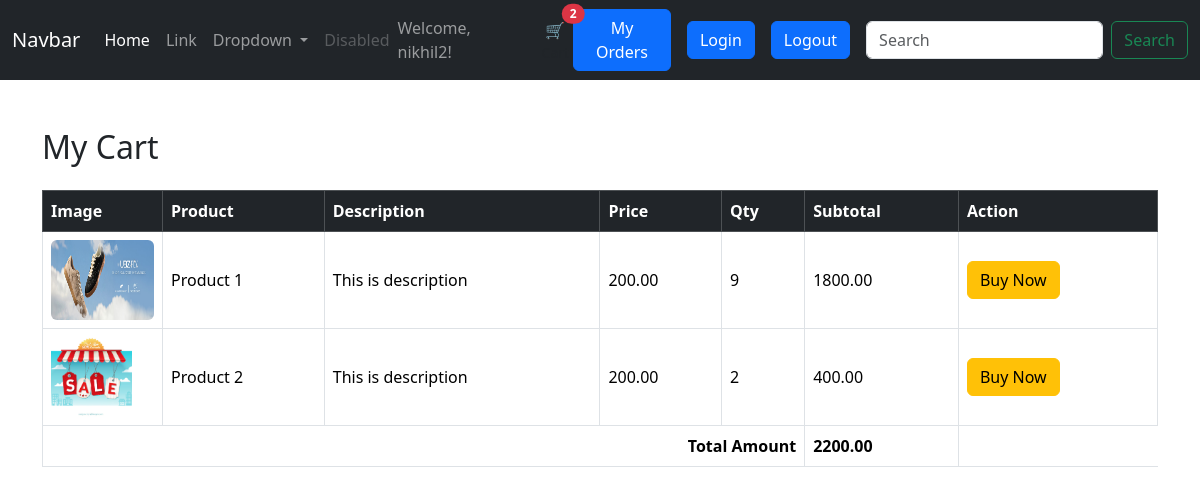
Page /showcartitems/ (signed in) on the committed database.
### myapp/models.py (models this page shows, shortened)
class CartItems(models.Model):
    cart = models.ForeignKey(UserCart , on_delete = models.CASCADE)
    product = models.ForeignKey(Products , on_delete = models.CASCADE)
    quantity = models.IntegerField(default = 1)

class Products(models.Model):
    user = models.ForeignKey('auth.User', on_delete = models.CASCADE)
    product_name = models.CharField(max_length = 200)
    descriotion = models.TextField()
    qty = models.IntegerField(default = 1)
    product_image = models.ImageField(upload_to = 'product_images/', blank = True , null = True)
    price = models.DecimalField(max_digits = 10 , decimal_places =2)
    crated_at = models.DateTimeField(auto_now_add = True)

### myapp/views.py (the view)
# urls.py: path('showcartitems/',ShowCartItemsView , name = "showcartitems"),
@csrf_exempt
def ShowCartItemsView(request):
    if request.user.is_authenticated:
        cartis , created = UserCart.objects.get_or_create(user = request.user)
        cartitemis = CartItems.objects.filter(cart = cartis.id)
        total_price = Decimal("0.00")
        for item in cartitemis:
            item.item_total_price = item.quantity * item.product.price
            total_price += item.item_total_price
        context ={
            'cartitemsdata':cartitemis,
            'total_price':total_price
        }
        return render(request , 'pages/showcartitems.html',context)

### myapp/templates/pages/showcartitems.html (shortened to what this page needs)
{% extends 'base.html' %}
{% load static %}
{% block content %}
<div class="container mt-5">
    <h2 class="mb-4">My Cart</h2>
    {% if cartitemsdata %}
    <div class="table-responsive">
    <table class="table table-bordered align-middle" id="cartTable">
        <thead class="table-dark">
            <tr>
                <th>Image</th>
                <th>Product</th>
                <th>Description</th>
                <th>Price</th>
                <th>Qty</th>
                <th>Subtotal</th>
                <th>Action</th>
            </tr>
        </thead>
        <tbody>
            {% for item in cartitemsdata %}
            <tr>
                <td width="120">
                    {% if item.product.product_image %}
                        <img src="{{ item.product.product_image.url }}"
                             class="img-fluid rounded"
                             style="height:80px;">
                    {% else %}
                        No Image
                    {% endif %}
                </td>
                <td>{{ item.product.product_name }}</td>
                <td>{{ item.product.descriotion|truncatechars:100 }}</td>
                <td class="price">
                    {{ item.product.price }}
                </td>
                <td class="qty">
                    {{ item.quantity }}
                </td>
                <td class="subtotal">
                    {{ item.item_total_price }}
                </td>
                            <td>
                <button
                    type="button"
                    class="btn btn-warning buy-now-btn"
                    data-bs-toggle="modal"
                    data-bs-target="#buyNowModal"
                    data-cart-id="{{ item.id }}"
                    data-productid ="{{ item.product.id }}"
                    data-product="{{ item.product.product_name }}"
                    data-price="{{ item.product.price }}"
                    data-qty="{{ item.quantity }}"
                    data-total="{{ item.item_total_price }}"
                >
                    Buy Now
                </button>
            </td>
            </tr>
            {% endfor %}
        </tbody>
        <tfoot>
            <tr>
                <th colspan="5" class="text-end">
                    Total Amount
                </th>
                <th id="grandTotal">
                    {{ total_price }}
                </th>
            </tr>
        </tfoot>
    </table>
</div>
    {% else %}
    <div class="alert alert-info">
        Your cart is empty.
    </div>
    {% endif %}
</div>
{% endblock %}

### myapp/templates/base.html (shortened to what this page needs)
{% load static %}
<!DOCTYPE html>
<html lang="en">
<head>
    <link href="https://cdn.jsdelivr.net/npm/bootstrap@5.3.3/dist/css/bootstrap.min.css" rel="stylesheet">
</head>
<body>
    <nav class="navbar navbar-expand-lg navbar-dark bg-dark">
  <div class="container-fluid">
    <a class="navbar-brand" href="#">Navbar</a>
    <div class="collapse navbar-collapse" id="navbarSupportedContent">
      <ul class="navbar-nav me-auto mb-2 mb-lg-0">
        <li class="nav-item">
          <a class="nav-link active" aria-current="page" href="#">Home</a>
        </li>
        <li class="nav-item">
          <a class="nav-link" href="#">Link</a>
        </li>
        <li class="nav-item dropdown">
          <a class="nav-link dropdown-toggle" href="#" id="navbarDropdown" role="button" data-bs-toggle="dropdown" aria-expanded="false">
            Dropdown
          </a>
        </li>
        <li class="nav-item">
          <a class="nav-link disabled" href="#" tabindex="-1" aria-disabled="true">Disabled</a>
        </li>
      </ul>
      {% if user.is_authenticated %}
      <span class="navbar-text me-3">
          Welcome, {{ user.username }}!
      </span>
      {% endif %}
<a href="{% url 'showcartitems' %}"
   class="text-decoration-none text-dark position-relative d-flex flex-column align-items-center"
   style="padding: 4px;">
    🛒
    <span id="cart-count"
          class="position-absolute top-0 start-100 translate-middle badge rounded-pill bg-danger">
    </span>
    <p class="mb-0 small">Cart</p>
</a>
    {% if user.is_authenticated %}
      <a href="{% url 'myordersdetails' %}">
      <button type="button" class="btn btn-primary me-3">My Orders</button>
      </a>
      {% endif %}
      <a href="{% url 'loginpage' %}">
      <button type="button" class="btn btn-primary me-3">Login</button>
      </a>
      <a href=" {% url 'logoutpage' %}">
      <button type="button" class="btn btn-primary me-3">Logout</button>
      </a>
      <form class="d-flex">
        <input class="form-control me-2" type="search" placeholder="Search" aria-label="Search">
        <button class="btn btn-outline-success" type="submit">Search</button>
      </form>
    </div>
  </div>
</nav>
   {% block content %}
   {% endblock %}
</body>
</html>

### rows in the picture
CartItems: product.product_image (picture), product.product_name "Product 1", product.descriotion "This is description", product.price "200.00", quantity "9", item_total_price "1800.00"
CartItems: product.product_image (picture), product.product_name "Product 2", product.descriotion "This is description", product.price "200.00", quantity "2", item_total_price "400.00"

### other values in the picture
{{ user.username }} "nikhil2"
{{ total_price }} "2200.00"
